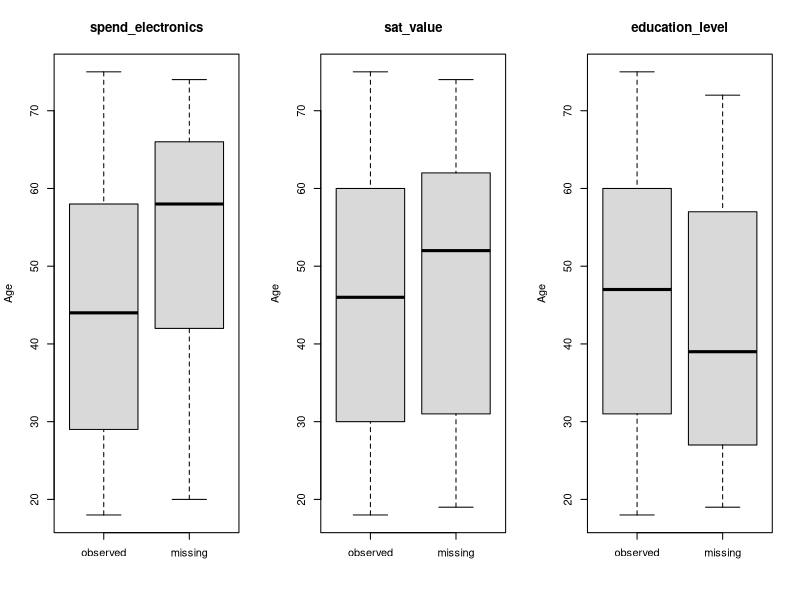
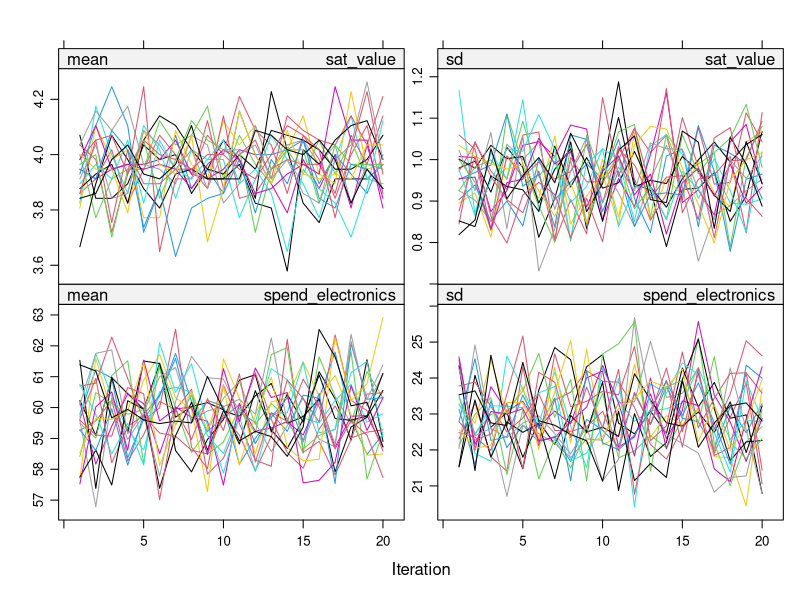
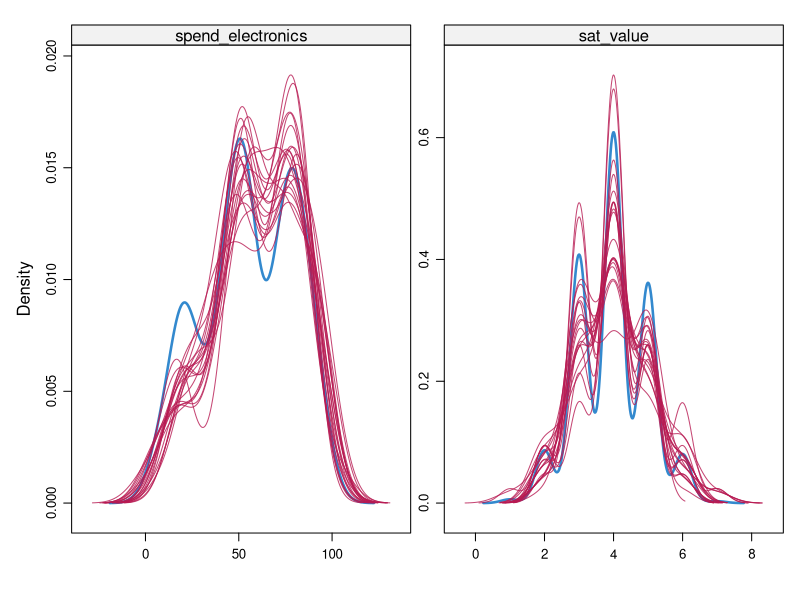
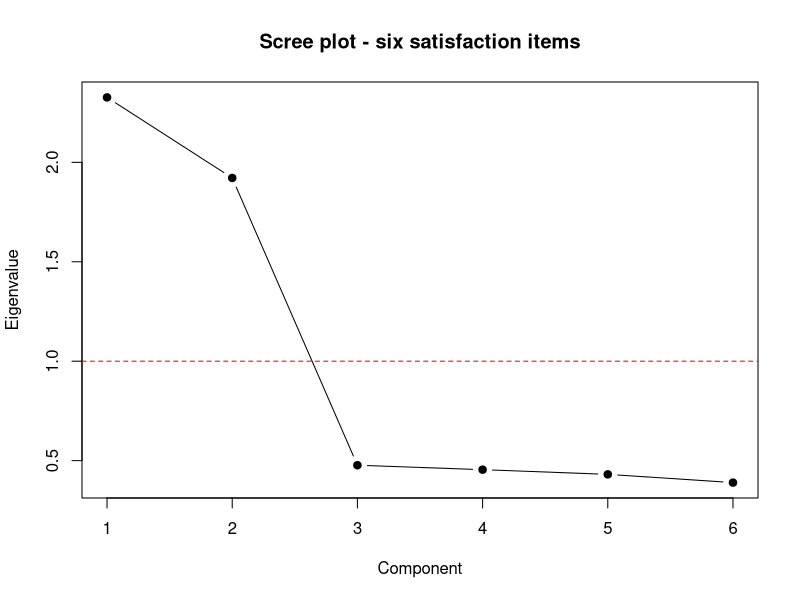
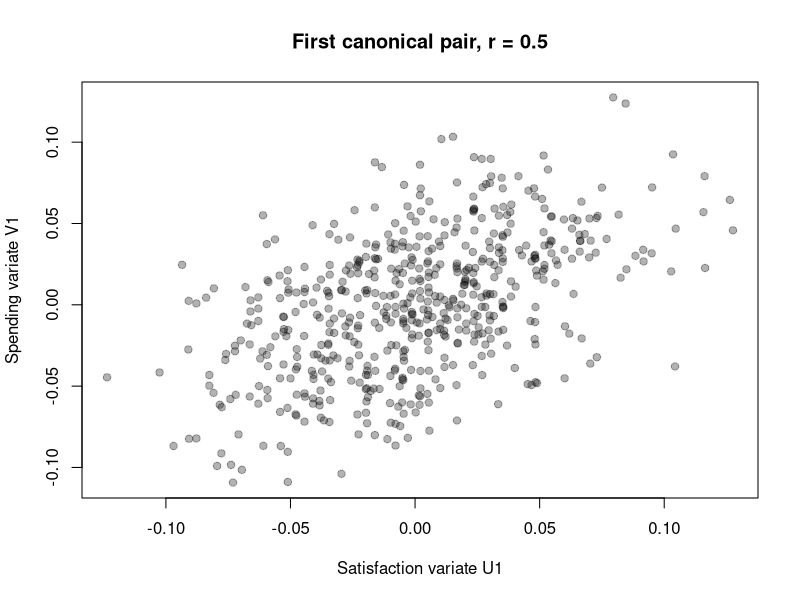
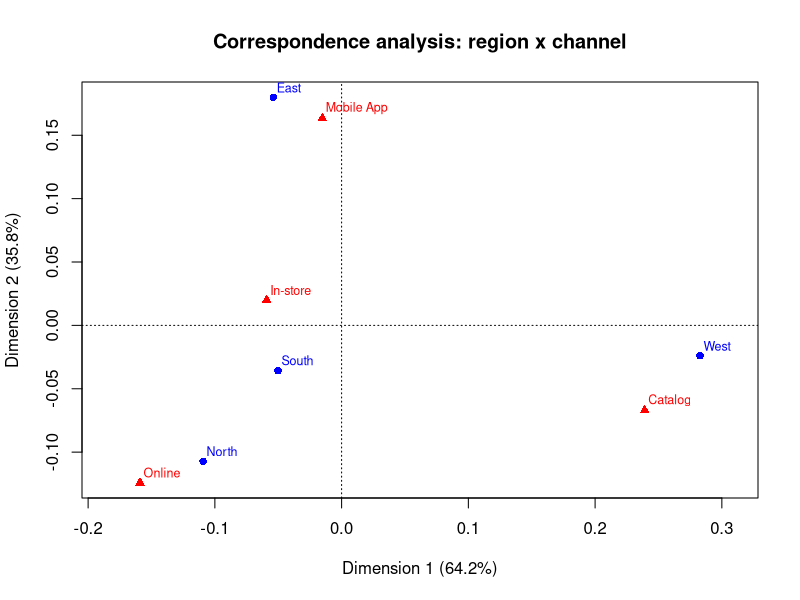
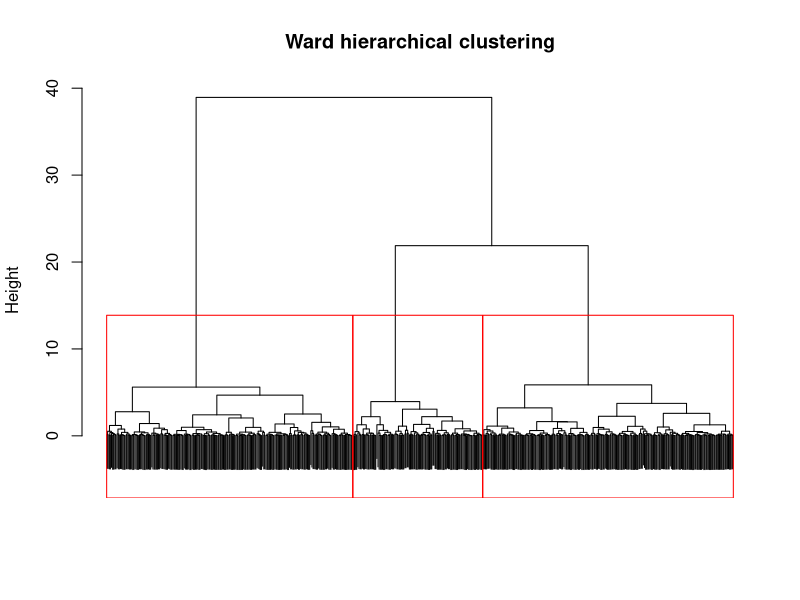
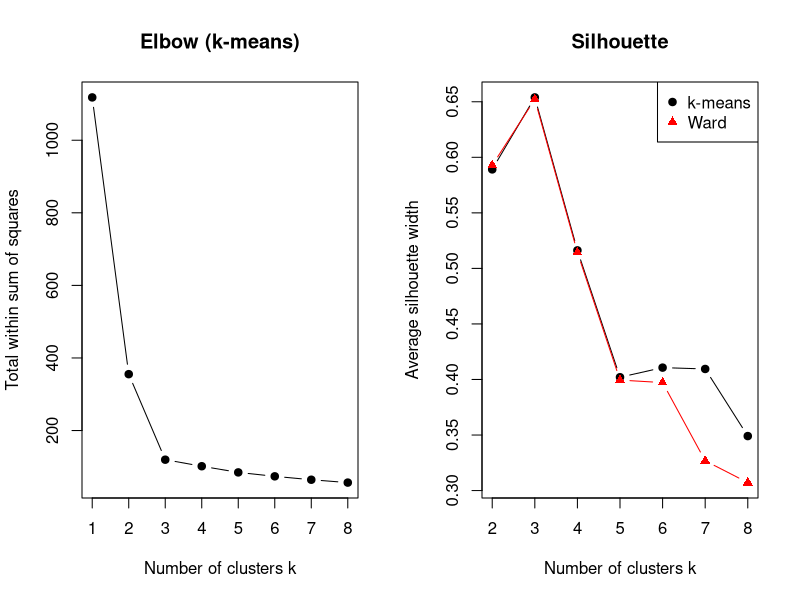

These charts were generated, in order, by the following R code:
# =====================================================================
# Customer Analytics at ShopCo - Individual project
# Antoine Foucart - data file: project_data_Y0PV0T.csv
#
# Run from the repository root:  Rscript analysis.R
# Every number and figure of the report is produced by this script.
# Figures are written to the folder figures/
# =====================================================================

library(mice)       # multiple imputation
library(survival)   # Kaplan-Meier, Cox model
library(cluster)    # silhouette
library(ca)         # correspondence analysis
library(pROC)       # ROC curve and AUC
library(splines)    # natural splines (comes with R)

dir.create("figures", showWarnings = FALSE)

d <- read.csv("data/project_data_Y0PV0T.csv", stringsAsFactors = TRUE)
d$education_level <- factor(d$education_level, ordered = TRUE,
                            levels = c("high_school", "bachelor", "graduate"))

cat("Number of customers:", nrow(d), "\n")

sat_items <- c("sat_price", "sat_value", "sat_promotions",
               "sat_staff", "sat_store", "sat_checkout")


# =====================================================================
# TASK 1 - Data quality and missing values
# =====================================================================
cat("\n================ TASK 1 ================\n")

# --- 1a. How much is missing? ---------------------------------------
n_miss   <- colSums(is.na(d))
pct_miss <- round(100 * n_miss / nrow(d), 1)
miss_table <- data.frame(n_missing = n_miss, pct_missing = pct_miss)
print(miss_table[miss_table$n_missing > 0, ])

cat("Complete rows:", sum(complete.cases(d)), "of", nrow(d), "\n")
print(md.pattern(d[, c("education_level", "sat_value", "spend_electronics")],
                 plot = FALSE))

# --- 1b. Is missingness related to observed variables? --------------
# For each incomplete variable, compare customers with and without a value
incomplete <- c("education_level", "sat_value", "spend_electronics")
num_vars   <- c("age", "spend_grocery", "annual_spend", "sat_price", "sat_staff")
cat_vars   <- c("gender", "region", "preferred_channel", "loyalty_program")

miss_tests <- data.frame()
for (v in incomplete) {
  is_miss <- is.na(d[[v]])
  for (x in num_vars) {
    m_miss <- mean(d[[x]][is_miss])
    m_obs  <- mean(d[[x]][!is_miss])
    p <- t.test(d[[x]] ~ is_miss)$p.value
    miss_tests <- rbind(miss_tests,
                        data.frame(incomplete_var = v, compared_with = x,
                                   mean_if_missing = round(m_miss, 1),
                                   mean_if_observed = round(m_obs, 1),
                                   test = "t-test", p_value = round(p, 4)))
  }
  for (x in cat_vars) {
    p <- chisq.test(table(d[[x]], is_miss))$p.value
    miss_tests <- rbind(miss_tests,
                        data.frame(incomplete_var = v, compared_with = x,
                                   mean_if_missing = NA, mean_if_observed = NA,
                                   test = "chi-square", p_value = round(p, 4)))
  }
}
print(miss_tests)

# A logistic regression of the missingness indicator on all observed
# variables summarises the same question in one model per variable
for (v in incomplete) {
  d$miss_ind <- as.numeric(is.na(d[[v]]))
  m <- glm(miss_ind ~ age + gender + region + spend_grocery + annual_spend +
             sat_price + sat_staff + loyalty_program,
           data = d, family = binomial)
  cat("\nMissingness of", v, "- logistic regression\n")
  print(round(summary(m)$coefficients, 3))
}
d$miss_ind <- NULL

# Figure: age of customers with / without spend_electronics
png("figures/t1_missing_age.png", width = 1400, height = 650, res = 150)
par(mfrow = c(1, 3))
boxplot(d$age ~ is.na(d$spend_electronics), names = c("observed", "missing"),
        main = "spend_electronics", ylab = "Age", xlab = "", col = "grey85")
boxplot(d$age ~ is.na(d$sat_value), names = c("observed", "missing"),
        main = "sat_value", ylab = "Age", xlab = "", col = "grey85")
boxplot(d$age ~ is.na(d$education_level), names = c("observed", "missing"),
        main = "education_level", ylab = "Age", xlab = "", col = "grey85")
dev.off()

# --- 1c. Multiple imputation with mice ------------------------------
meth <- make.method(d)
meth["education_level"]   <- "polr"   # ordered factor -> prop. odds model
meth["sat_value"]         <- "pmm"    # 1-7 rating -> pmm keeps valid values
meth["spend_electronics"] <- "pmm"    # skewed, >= 0 -> pmm keeps it realistic
print(meth[meth != ""])

pred <- make.predictorMatrix(d)
pred[, "customer_id"] <- 0            # an identifier must not predict anything

imp <- mice(d, m = 20, maxit = 20, method = meth, predictorMatrix = pred,
            seed = 2026, printFlag = FALSE)
print(imp$loggedEvents)

# Convergence check: trace plots of mean and sd of imputed values
png("figures/t1_convergence.png", width = 1400, height = 750, res = 150)
print(plot(imp, c("sat_value", "spend_electronics"), layout = c(2, 2)))
dev.off()

# Diagnostic: imputed (red) vs observed (blue) distributions
png("figures/t1_density.png", width = 1400, height = 650, res = 150)
print(densityplot(imp, ~ spend_electronics + sat_value))
dev.off()

# Imputed education levels vs observed levels
cat("\nEducation level: observed shares vs imputed shares (all 20 sets)\n")
long_imp <- complete(imp, "long")
edu_imputed <- long_imp$education_level[rep(is.na(d$education_level), 20)]
print(round(prop.table(table(d$education_level)), 3))
print(round(prop.table(table(edu_imputed)), 3))

# --- 1d. Mean of spend_electronics: complete cases vs pooled MI -----
cc_mean <- mean(d$spend_electronics, na.rm = TRUE)
cc_se   <- sd(d$spend_electronics, na.rm = TRUE) / sqrt(sum(!is.na(d$spend_electronics)))
mi_fit  <- with(imp, lm(spend_electronics ~ 1))
mi_pool <- summary(pool(mi_fit), conf.int = TRUE)
cat("\nMean spend_electronics, complete cases:", round(cc_mean, 2),
    " (95% CI", round(cc_mean - 1.96 * cc_se, 2), "-", round(cc_mean + 1.96 * cc_se, 2), ")\n")
cat("Mean spend_electronics, multiple imputation (pooled):\n")
print(mi_pool)
cat("Mean of imputed values only:",
    round(mean(long_imp$spend_electronics[rep(is.na(d$spend_electronics), 20)]), 2), "\n")


# =====================================================================
# TASK 2 - What does "satisfaction" mean?
# =====================================================================
cat("\n================ TASK 2 ================\n")
# Exploratory methods: we use the FIRST completed data set
d1 <- complete(imp, 1)

X <- d1[, sat_items]
print(round(cor(X), 2))

# --- 2a. PCA ---------------------------------------------------------
pca <- prcomp(X, scale. = TRUE)
eig <- pca$sdev^2
var_tab <- data.frame(component = 1:6, eigenvalue = round(eig, 3),
                      pct_var = round(100 * eig / sum(eig), 1),
                      cum_pct = round(100 * cumsum(eig) / sum(eig), 1))
print(var_tab)
print(round(pca$rotation[, 1:2], 3))

png("figures/t2_scree.png", width = 1000, height = 700, res = 150)
plot(eig, type = "b", pch = 19, xlab = "Component", ylab = "Eigenvalue",
     main = "Scree plot - six satisfaction items")
abline(h = 1, lty = 2, col = "red")
dev.off()

# --- 2b. Factor analysis with 2 factors, varimax rotation ------------
fa <- factanal(X, factors = 2, rotation = "varimax", scores = "regression")
print(fa, cutoff = 0.3)

# Factor 1 / factor 2 order can change: identify which one is "price"
L <- fa$loadings[, 1:2]
price_col <- which.max(abs(L["sat_price", ]))
serv_col  <- 3 - price_col
cat("Price/value factor = column", price_col, "\n")

# --- 2c. Factor scores ----------------------------------------------
# Regression (Thomson) scores: F = Z %*% solve(R) %*% L
# Computed with the loadings of data set 1, but applied to EVERY imputed
# data set, so that the imputed sat_value enters the scores of Tasks 4-5
make_scores <- function(data) {
  Z <- scale(data[, sat_items], center = colMeans(X), scale = apply(X, 2, sd))
  S <- Z %*% solve(cor(X)) %*% L
  data.frame(f_price = S[, price_col], f_service = S[, serv_col])
}
sc1 <- make_scores(d1)
cat("Check: correlation with factanal scores:",
    round(cor(sc1$f_price, fa$scores[, price_col]), 4), "\n")
d1$f_price   <- sc1$f_price
d1$f_service <- sc1$f_service

# --- 2d. Canonical correlation --------------------------------------
Y <- d1[, c("spend_grocery", "spend_electronics", "annual_spend")]
cc <- cancor(scale(X), scale(Y))
cat("Canonical correlations:", round(cc$cor, 3), "\n")

# Bartlett's chi-square test that all canonical correlations are 0
n <- nrow(X); p <- ncol(X); q <- ncol(Y)
for (k in 1:length(cc$cor)) {
  lambda <- prod(1 - cc$cor[k:length(cc$cor)]^2)
  chi2 <- -(n - 1 - (p + q + 1) / 2) * log(lambda)
  df <- (p - k + 1) * (q - k + 1)
  cat("Test of correlations", k, "to", length(cc$cor), ": chi2 =", round(chi2, 2),
      " df =", df, " p =", signif(1 - pchisq(chi2, df), 3), "\n")
}

# Canonical variates and their correlations with the original variables
U <- scale(X) %*% cc$xcoef[, 1]
V <- scale(Y) %*% cc$ycoef[, 1]
cat("Structure correlations (first canonical variates)\n")
print(round(cor(X, U), 3))
print(round(cor(Y, V), 3))

png("figures/t2_cancor.png", width = 900, height = 800, res = 150)
plot(U, V, pch = 19, col = rgb(0, 0, 0, 0.3),
     xlab = "Satisfaction variate U1", ylab = "Spending variate V1",
     main = paste("First canonical pair, r =", round(cc$cor[1], 2)))
dev.off()


# =====================================================================
# TASK 3 - Channels and customer segments
# =====================================================================
cat("\n================ TASK 3 ================\n")

# --- 3a. Region x channel (both complete, no imputation needed) -----
tab <- table(d$region, d$preferred_channel)
print(tab)
print(round(100 * prop.table(tab, 1), 1))
chi <- chisq.test(tab)
print(chi)
cat("Cramer's V:", round(sqrt(chi$statistic / (sum(tab) * (min(dim(tab)) - 1))), 3), "\n")
print(round(chi$stdres, 2))

ca_res <- ca(tab)
print(summary(ca_res))

png("figures/t3_ca.png", width = 1000, height = 900, res = 150)
plot(ca_res, main = "Correspondence analysis: region x channel")
dev.off()

# --- 3b. Clustering on grocery and electronics spend (data set 1) ---
S <- scale(d1[, c("spend_grocery", "spend_electronics")])

hc <- hclust(dist(S), method = "ward.D2")
png("figures/t3_dendrogram.png", width = 1200, height = 700, res = 150)
plot(hc, labels = FALSE, main = "Ward hierarchical clustering", xlab = "", sub = "")
rect.hclust(hc, k = 3, border = "red")
dev.off()

set.seed(2026)
wss <- numeric(8)
sil <- numeric(8)
for (k in 1:8) {
  km_k <- kmeans(S, centers = k, nstart = 25)
  wss[k] <- km_k$tot.withinss
  if (k > 1) sil[k] <- mean(silhouette(km_k$cluster, dist(S))[, 3])
}
print(data.frame(k = 1:8, within_SS = round(wss, 1), avg_silhouette = round(sil, 3)))

sil_hc <- numeric(8)
for (k in 2:8) sil_hc[k] <- mean(silhouette(cutree(hc, k), dist(S))[, 3])
cat("Silhouette, hierarchical:", round(sil_hc[2:8], 3), "\n")

png("figures/t3_elbow_silhouette.png", width = 1400, height = 650, res = 150)
par(mfrow = c(1, 2))
plot(1:8, wss, type = "b", pch = 19, xlab = "Number of clusters k",
     ylab = "Total within sum of squares", main = "Elbow (k-means)")
plot(2:8, sil[2:8], type = "b", pch = 19, xlab = "Number of clusters k",
     ylab = "Average silhouette width", main = "Silhouette",
     ylim = range(c(sil[2:8], sil_hc[2:8])))
lines(2:8, sil_hc[2:8], type = "b", pch = 17, col = "red")
legend("topright", c("k-means", "Ward"), col = c("black", "red"), pch = c(19, 17))
dev.off()

K <- 3
set.seed(2026)
km <- kmeans(S, centers = K, nstart = 25)
hc_cl <- cutree(hc, K)
print(table(kmeans = km$cluster, hierarchical = hc_cl))

# Adjusted Rand index (written by hand, no extra package)
ari <- function(a, b) {
  t <- table(a, b)
  comb <- function(x) sum(x * (x - 1) / 2)
  index <- comb(t); exp_i <- comb(rowSums(t)) * comb(colSums(t)) / comb(sum(t))
  max_i <- (comb(rowSums(t)) + comb(colSums(t))) / 2
  (index - exp_i) / (max_i - exp_i)
}
cat("Adjusted Rand index k-means vs Ward:", round(ari(km$cluster, hc_cl), 3), "\n")

# --- 3c. Profile the k-means segments -------------------------------
d1$cluster <- km$cluster
profile <- aggregate(cbind(spend_grocery, spend_electronics, annual_spend, age,
                           f_price, f_service, premium_upgrade) ~ cluster,
                     data = d1, FUN = mean)
profile$size <- as.vector(table(d1$cluster))
print(round(profile, 2))

# Name segments from their centres (done automatically so the names do
# not depend on the arbitrary cluster numbers)
centres <- aggregate(cbind(spend_grocery, spend_electronics) ~ cluster, d1, mean)
seg_name <- character(K)
seg_name[which.max(centres$spend_electronics)] <- "Tech Enthusiasts"
seg_name[which.max(centres$spend_grocery)]     <- "Grocery Loyalists"
seg_name[seg_name == ""]                       <- "Balanced Shoppers"
print(cbind(centres, seg_name))
d1$segment <- factor(seg_name[d1$cluster],
                     levels = c("Balanced Shoppers", "Grocery Loyalists", "Tech Enthusiasts"))

print(table(d1$segment, d1$preferred_channel))

png("figures/t3_segments.png", width = 1000, height = 850, res = 150)
cols <- c("grey50", "darkgreen", "steelblue")
plot(d1$spend_grocery, d1$spend_electronics, col = cols[d1$segment], pch = 19,
     xlab = "Monthly grocery spend (EUR)", ylab = "Monthly electronics spend (EUR)",
     main = "Customer segments (k-means, k = 3)")
legend("topright", levels(d1$segment), col = cols, pch = 19, bty = "n")
dev.off()

# Add factor scores (per imputation) and segment (from data set 1)
# to every imputed data set -> new mids object for Tasks 4 and 5
long <- complete(imp, "long", include = TRUE)
long$f_price   <- NA
long$f_service <- NA
for (i in 1:20) {
  rows <- long$.imp == i
  sc <- make_scores(long[rows, ])
  long$f_price[rows]   <- sc$f_price
  long$f_service[rows] <- sc$f_service
}
long$segment <- rep(d1$segment, 21)
long$education <- factor(long$education_level, ordered = FALSE,
                         levels = c("high_school", "bachelor", "graduate"))
imp2 <- as.mids(long)


# =====================================================================
# TASK 4 - What drives annual spend?
# =====================================================================
cat("\n================ TASK 4 ================\n")
# age and annual_spend have no missing values: plain lm on d

m_lin <- lm(annual_spend ~ age, data = d)
print(summary(m_lin))

png("figures/t4_resid_age.png", width = 1400, height = 650, res = 150)
par(mfrow = c(1, 2))
plot(d$age, residuals(m_lin), pch = 19, col = rgb(0, 0, 0, 0.3),
     xlab = "Age", ylab = "Residual (EUR)", main = "Residuals of linear model")
abline(h = 0, col = "red")
lines(lowess(d$age, residuals(m_lin)), col = "blue", lwd = 2)
plot(d$age, d$annual_spend, pch = 19, col = rgb(0, 0, 0, 0.3),
     xlab = "Age", ylab = "Annual spend (EUR)", main = "Fitted age effects")
age_grid <- data.frame(age = 18:75)
m_quad <- lm(annual_spend ~ age + I(age^2), data = d)
m_ns   <- lm(annual_spend ~ ns(age, df = 3), data = d)
lines(age_grid$age, predict(m_lin, age_grid), col = "red", lwd = 2)
lines(age_grid$age, predict(m_quad, age_grid), col = "darkgreen", lwd = 2)
lines(age_grid$age, predict(m_ns, age_grid), col = "blue", lwd = 2, lty = 2)
legend("bottomleft", c("linear", "quadratic", "spline df=3"),
       col = c("red", "darkgreen", "blue"), lty = c(1, 1, 2), lwd = 2, bty = "n")
dev.off()

print(anova(m_lin, m_quad))
print(anova(m_lin, m_ns))
print(AIC(m_lin, m_quad, m_ns))
print(summary(m_quad)$coefficients)

b <- coef(m_quad)
cat("Peak age (quadratic, -b1/2b2):", round(-b[2] / (2 * b[3]), 1), "\n")
p_ns <- predict(m_ns, age_grid)
cat("Peak age (spline):", age_grid$age[which.max(p_ns)],
    " predicted spend:", round(max(p_ns), 1), "\n")
p_q <- predict(m_quad, age_grid)
cat("Quadratic predictions at 20/45/70:",
    round(predict(m_quad, data.frame(age = c(20, 45, 70))), 1), "\n")

# Full model, fitted on each imputed data set and pooled (Rubin)
fit_full <- with(imp2, lm(annual_spend ~ age + I(age^2) + f_price + f_service + segment))
pool_full <- pool(fit_full)
print(summary(pool_full, conf.int = TRUE))
print(pool.r.squared(fit_full))

# Does the block of segments matter? (pooled Wald test, D1)
fit_noseg <- with(imp2, lm(annual_spend ~ age + I(age^2) + f_price + f_service))
print(D1(fit_full, fit_noseg))
fit_nosat <- with(imp2, lm(annual_spend ~ age + I(age^2) + segment))
print(D1(fit_full, fit_nosat))

cat("Peak age in full model:",
    round(-pool_full$pooled$estimate[2] / (2 * pool_full$pooled$estimate[3]), 1), "\n")


# =====================================================================
# TASK 5 - Who upgrades to premium?
# =====================================================================
cat("\n================ TASK 5 ================\n")
cat("Share upgraded:", round(mean(d$premium_upgrade), 3), "\n")

fit_logit <- with(imp2, glm(premium_upgrade ~ education + spend_grocery + f_price + f_service,
                            family = binomial(link = "logit")))
fit_probit <- with(imp2, glm(premium_upgrade ~ education + spend_grocery + f_price + f_service,
                             family = binomial(link = "probit")))
pool_logit  <- pool(fit_logit)
pool_probit <- pool(fit_probit)

res_logit <- summary(pool_logit, conf.int = TRUE, exponentiate = TRUE)
print(res_logit)
cat("Odds ratio for +10 EUR grocery spend:",
    round(exp(10 * pool_logit$pooled$estimate[4]), 3), "\n")

res_probit <- summary(pool_probit, conf.int = TRUE)
print(res_probit)

compare <- data.frame(term = pool_logit$pooled$term,
                      logit = round(pool_logit$pooled$estimate, 3),
                      probit = round(pool_probit$pooled$estimate, 3))
compare$ratio <- round(compare$logit / compare$probit, 2)
print(compare)

# Predicted probabilities: average over the 20 imputed data sets
p_logit  <- rep(0, nrow(d))
p_probit <- rep(0, nrow(d))
for (i in 1:20) {
  p_logit  <- p_logit  + fitted(fit_logit$analyses[[i]])  / 20
  p_probit <- p_probit + fitted(fit_probit$analyses[[i]]) / 20
}
cat("Correlation of predicted probabilities:", round(cor(p_logit, p_probit), 4), "\n")
cat("Max absolute difference:", round(max(abs(p_logit - p_probit)), 4), "\n")

png("figures/t5_logit_probit.png", width = 800, height = 800, res = 150)
plot(p_logit, p_probit, pch = 19, col = rgb(0, 0, 0, 0.3),
     xlab = "P(upgrade) - logit", ylab = "P(upgrade) - probit",
     main = "Logit vs probit predictions")
abline(0, 1, col = "red")
dev.off()

# ROC curve and AUC (in-sample)
roc_logit  <- roc(d$premium_upgrade, p_logit, quiet = TRUE)
roc_probit <- roc(d$premium_upgrade, p_probit, quiet = TRUE)
cat("AUC logit:", round(auc(roc_logit), 3), " 95% CI:",
    round(ci.auc(roc_logit)[c(1, 3)], 3), "\n")
cat("AUC probit:", round(auc(roc_probit), 3), "\n")

# Threshold: Youden index (maximises sensitivity + specificity)
best <- coords(roc_logit, "best", best.method = "youden",
               ret = c("threshold", "sensitivity", "specificity"))
print(best)
thr <- best$threshold[1]

png("figures/t5_roc.png", width = 850, height = 850, res = 150)
plot(roc_logit, main = paste("ROC curve - AUC =", round(auc(roc_logit), 3)),
     legacy.axes = TRUE)
points(best$specificity[1], best$sensitivity[1], pch = 19, col = "red")
dev.off()

for (t in c(0.5, thr)) {
  pred_class <- as.numeric(p_logit >= t)
  cm <- table(predicted = pred_class, actual = d$premium_upgrade)
  cat("\nConfusion matrix at threshold", round(t, 3), "\n")
  print(cm)
  cat("Accuracy:", round(mean(pred_class == d$premium_upgrade), 3),
      " Sensitivity:", round(sum(pred_class == 1 & d$premium_upgrade == 1) / sum(d$premium_upgrade == 1), 3),
      " Specificity:", round(sum(pred_class == 0 & d$premium_upgrade == 0) / sum(d$premium_upgrade == 0), 3),
      " Precision:", round(sum(pred_class == 1 & d$premium_upgrade == 1) / sum(pred_class == 1), 3), "\n")
}


# =====================================================================
# TASK 6 - Did the retention program work?
# =====================================================================
cat("\n================ TASK 6 ================\n")
# All variables used here are complete: no imputation needed

print(table(loyalty = d$loyalty_program, churn = d$churn_event))
print(round(prop.table(table(d$loyalty_program, d$churn_event), 1), 3))
print(aggregate(months_observed ~ loyalty_program, d, mean))
print(table(loyalty = d$loyalty_program,
            censored_before_6 = d$churn_event == 0 & d$months_observed < 6))

# --- 6a. Kaplan-Meier + log-rank ------------------------------------
km_fit <- survfit(Surv(months_observed, churn_event) ~ loyalty_program, data = d)
print(km_fit)
print(summary(km_fit, times = c(3, 6, 9, 11.8)))

png("figures/t6_km.png", width = 1100, height = 800, res = 150)
plot(km_fit, col = c("red", "blue"), lwd = 2, conf.int = TRUE,
     xlab = "Months since start of observation", ylab = "Share still a customer",
     main = "Kaplan-Meier retention curves")
legend("bottomleft", c("Not enrolled", "Enrolled in program"),
       col = c("red", "blue"), lwd = 2, bty = "n")
dev.off()

lr <- survdiff(Surv(months_observed, churn_event) ~ loyalty_program, data = d)
print(lr)

# --- 6b. Cox model --------------------------------------------------
cox <- coxph(Surv(months_observed, churn_event) ~ loyalty_program + age, data = d)
print(summary(cox))
hr <- exp(coef(cox))
cat("Enrolled customers leave at a rate", round(100 * (1 - hr[1]), 1), "% lower\n")
cat("Each extra 10 years of age changes the churn rate by",
    round(100 * (exp(10 * coef(cox)[2]) - 1), 1), "%\n")

zph <- cox.zph(cox)
print(zph)
png("figures/t6_zph.png", width = 1400, height = 650, res = 150)
par(mfrow = c(1, 2))
plot(zph[1], main = "Schoenfeld residuals: loyalty_program")
abline(h = coef(cox)[1], col = "red", lty = 2)
plot(zph[2], main = "Schoenfeld residuals: age")
abline(h = coef(cox)[2], col = "red", lty = 2)
dev.off()

# --- 6c. Discrete time: left within 6 months -------------------------
# Customers censored before month 6 are excluded: we do not know whether
# they would have left before month 6 or not
d6 <- d[!(d$churn_event == 0 & d$months_observed < 6), ]
d6$left6 <- as.numeric(d6$churn_event == 1 & d6$months_observed <= 6)
cat("Customers kept for the 6-month analysis:", nrow(d6), "of", nrow(d), "\n")
print(round(prop.table(table(d6$loyalty_program, d6$left6), 1), 3))

lg6 <- glm(left6 ~ loyalty_program + age, data = d6, family = binomial(link = "logit"))
pb6 <- glm(left6 ~ loyalty_program + age, data = d6, family = binomial(link = "probit"))
print(summary(lg6)$coefficients)
print(summary(pb6)$coefficients)
cat("Odds ratios (logit):\n")
print(round(exp(cbind(OR = coef(lg6), confint.default(lg6))), 3))
cat("Ratio logit/probit coefficients:", round(coef(lg6) / coef(pb6), 2), "\n")

# Predicted 6-month churn probability at the mean age
nd <- data.frame(loyalty_program = c(0, 1), age = mean(d6$age))
cat("Predicted P(leave within 6 months) at mean age, not enrolled / enrolled\n")
cat("  logit :", round(predict(lg6, nd, type = "response"), 3), "\n")
cat("  probit:", round(predict(pb6, nd, type = "response"), 3), "\n")
cat("  Kaplan-Meier 1 - S(6):",
    round(1 - summary(km_fit, times = 6)$surv, 3), "\n")

cat("\nSession info\n")
print(sessionInfo())
